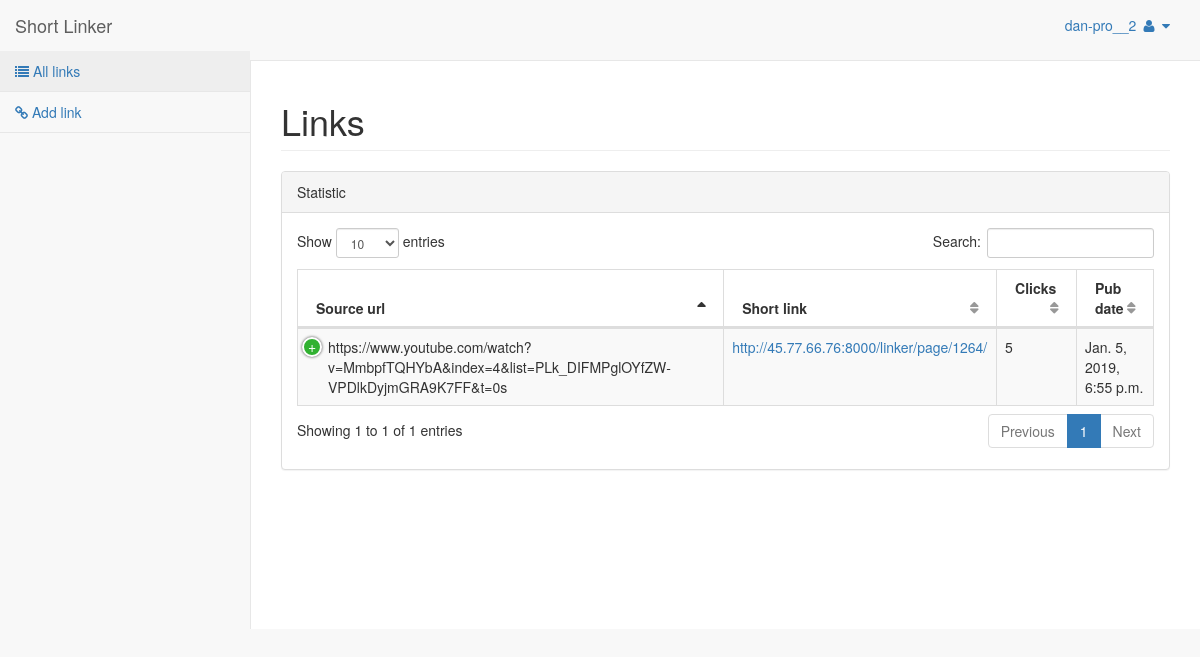
The page /linker/profile/dan-pro__2/ (signed in) on the database its author committed.
### linker/models.py (models this page shows, shortened)
class Links(models.Model):
    link_id = models.ForeignKey(User, on_delete=models.CASCADE)
    link_source = models.CharField(blank=False, max_length=2048)
    link_redirect = models.CharField(blank=False, max_length=2048, unique=True)
    pub_date = models.DateTimeField(blank=False, default=timezone.now())
    clicks = models.IntegerField(default=0)

### linker/views.py (the view)
# urls.py: path('profile/<profile_username>/', views.profile, name='profile'),
@login_required(login_url='/linker/login/')
def profile(request, profile_username):
    if str(request.user) == profile_username:
        if request.user.is_authenticated:
            user = User.objects.get(username=profile_username)
            username = user.username
            links = Links.objects.filter(link_id=user)
            return render(request, 'linker/profile.html', context={'links':links, 'username':username})
        else:
            return HttpResponse('<center><b>You are not authenticated, please go to <a href="/linker/login/">login page</a>.</b></center>')
    else:
        return HttpResponse('<center><b>You can\'t to watch other profiles!</b></center>')

### linker/templates/linker/profile.html (shortened to what this page needs)
<!DOCTYPE html>
<html lang="en">
<head>
    {% load static %}
    <link href="{% static '/vendor/bootstrap/css/bootstrap.min.css' %}" rel="stylesheet">
    <link href="{% static '/vendor/metisMenu/metisMenu.min.css' %}" rel="stylesheet">
    <link href="{% static '/vendor/datatables-plugins/dataTables.bootstrap.css' %}" rel="stylesheet">
    <link href="{% static '/vendor/datatables-responsive/dataTables.responsive.css' %}" rel="stylesheet">
    <link href="{% static '/dist/css/sb-admin-2.css' %}" rel="stylesheet">
    <link href="{% static '/vendor/font-awesome/css/font-awesome.min.css' %}" rel="stylesheet" type="text/css">
</head>
<body>
    <div id="wrapper">
        <nav class="navbar navbar-default navbar-static-top" role="navigation" style="margin-bottom: 0">
            <div class="navbar-header">
                <p class="navbar-brand">Short Linker</p>
            </div>
            <ul class="nav navbar-top-links navbar-right">
                <li class="dropdown">
                    <a class="dropdown-toggle" data-toggle="dropdown" href="#">{{username}}
                        <i class="fa fa-user fa-fw"></i> <i class="fa fa-caret-down"></i>
                    </a>
                </li>
            </ul>
            <div class="navbar-default sidebar" role="navigation">
                <div class="sidebar-nav navbar-collapse">
                    <ul class="nav" id="side-menu">
                        <li>
                            <a href="/linker/profile/{{username}}/"><i class="fa fa-list"></i> All links</a>
                        <li>
                            <a href="/linker/profile/add_link/"><i class="fa fa-link"></i> Add link</a>
                        </li>
                        </li>
                    </ul>
                </div>
            </div>
        </nav>
        <div id="page-wrapper">
            <div class="row">
                <div class="col-lg-12">
                    <h1 class="page-header">Links</h1>
                </div>
            </div>
            <div class="row">
                <div class="col-lg-12">
                    <div class="panel panel-default">
                        <div class="panel-heading">
                            Statistic
                        </div>
                        <div class="panel-body">
                            <table width="100%" class="table table-striped table-bordered table-hover" id="dataTables-example">
                                <thead>
                                    <tr>
                                        <th>Source url</th>
                                        <th>Short link</th>
                                        <th>Clicks</th>
                                        <th>Pub date</th>
                                    </tr>
                                </thead>
                                <tbody>
                                    {% if links %}
                                        {% for link in links %}
                                            <tr class="odd gradeX">
                                                <td>{{ link.link_source }}</td>
                                                <td><a href="http://45.77.66.76:8000/linker/page/{{ link.link_redirect }}/">http://45.77.66.76:8000/linker/page/{{ link.link_redirect }}/</a></td>
                                                <td class="center">{{ link.clicks }}</td>
                                                <td class="center">{{ link.pub_date }}</td>
                                            </tr>
                                        {% endfor %}
                                    {% endif %}
                                </tbody>
                            </table>
                        </div>
                    </div>
                </div>
            </div>
        </div>
    </div>
</body>
</html>

### rows shown on the page
Links: link_source "https://www.youtube.com/watch?v=MmbpfTQHYbA&index=4&list=PLk_DIFMPglOYfZW-VPDlkDyjmGRA9K7FF&t=0s", link_redirect "1264", clicks "5", pub_date "Jan. 5, 2019, 6:55 p.m."

### other values the page prints
{{ username }} "dan-pro__2"
